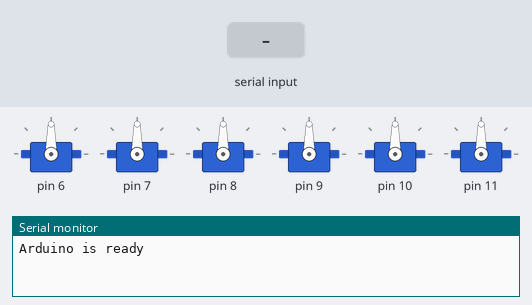
This sketch was run on a simulated Arduino Uno, built with avr-gcc and run on an emulated ATmega328P. On the bench: 6 × servo, the last lines printed to the serial monitor. The test bench sets the inputs (shaded band).

Above: at 1.2 s.
1.3 s: "90,45,200\n" received over Serial
At 2.5 s:
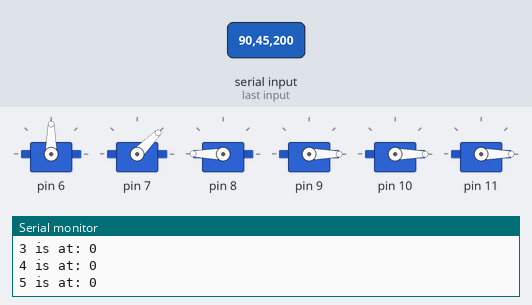
2.8 s: "30,150,10\n" received over Serial
At 3.6 s:
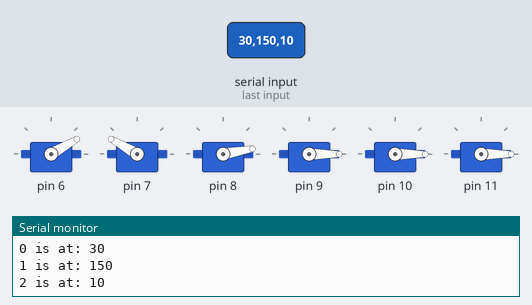
4.3 s: "90,45\n" received over Serial
At 4.6 s:
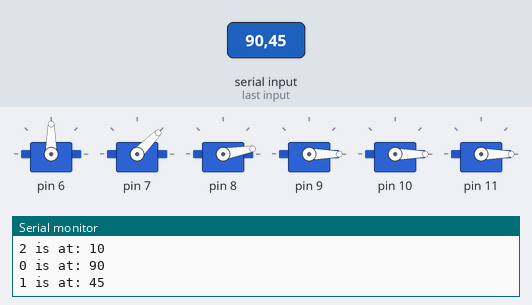
5.8 s: "5\n" received over Serial
At 6.8 s:
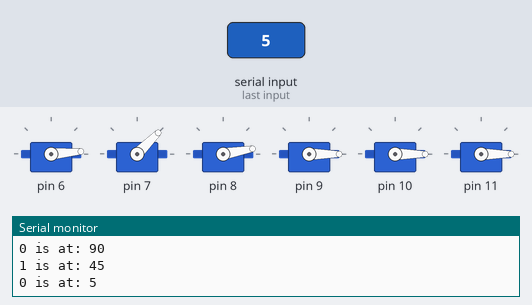
7.3 s: "200\n" received over Serial
At 8.0 s:
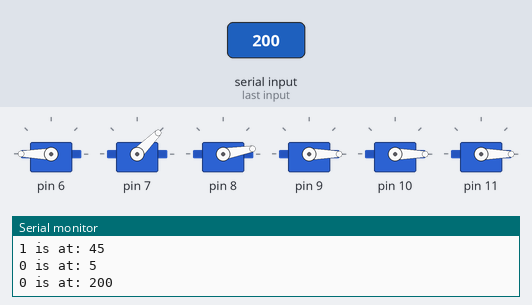
8.8 s: "1,90\n" received over Serial
At 9.2 s:
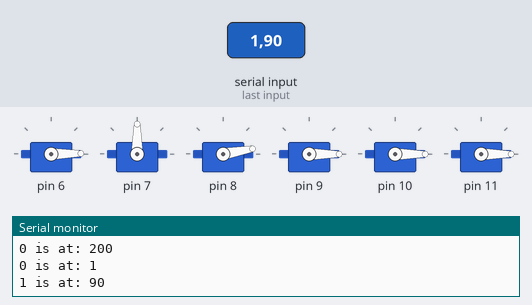
Timing chart, 0 to 11.3 s (numbered marks = the images above; inputs shaded):
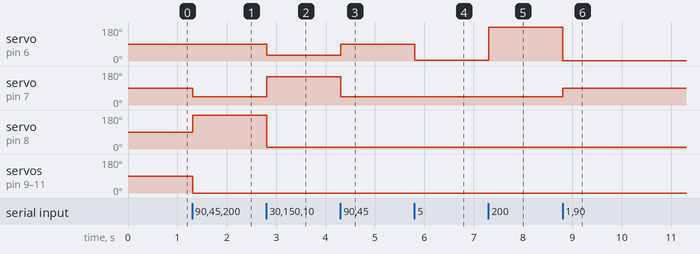

Measured:
- after the input at 1.3 s, servo on pin 7: 90° → 45° at once; servo on pin 8: 90° → 180° at once; servo on pin 9–11: 90° → 0° at once
- after the input at 2.8 s, servo on pin 6: 90° → 30° at once; servo on pin 7: 45° → 150° at once; servo on pin 8: 180° → 10° at once
- after the input at 4.3 s, servo on pin 6: 30° → 90° at once; servo on pin 7: 150° → 45° at once
- after the input at 5.8 s, servo on pin 6: 90° → 5° at once
- after the input at 7.3 s, servo on pin 6: 5° → 180° at once
- after the input at 8.8 s, servo on pin 6: 180° → 1° at once; servo on pin 7: 45° → 90° at once

The sketch:

ParseDelimitedMessage.ino
```cpp
/*
 * Reads the serial feed and parses ints, then writes this in as the servo motor position.
 * Does this for a string of values with "," delimiters.
 * Can be used in conjunction with the Arduino comms script in Unity.
 */

#include <Servo.h>;

//Servo stuff
Servo servos[6];
int data[] = {90,90,90,90,90,90};
int oldData[] = {90,90,90,90,90,90};

//Parsing stuff
String serialMessage = "";
//Max number of characters expected, including delimiters
const int MaxMessageLength = 24;
String results[6];
int intResults[6];

void setup()
{
  Serial.begin(9600);

  //Attatch the 6 servos to pins 6 - 12
  for(int i = 0; i < 6; i++)
  {
      servos[i].attach(i + 6);
  }

  Serial.println("Arduino is ready");
}

void loop()
{
  //If there's new serial data available, assign it as the data var and flush the channel to prevent contamination of serial feeds
  if (Serial.available())
  {
    ParseMessage();
    UpdateArray(data, 6, intResults);
    Serial.flush();
  }

  else
  {/*
    for(int i = 0; i < 6; i++)
    {
          data[i] = 90;
    }*/
  }

  //If we have recieved new data, send it back to the monitor
  for(int i = 0; i < 6; i++)
  {
    if (data[i] != oldData[i])
    {
      oldData[i] = data[i];
      Serial.print(i);
      Serial.print(" is at: ");
      Serial.println(data[i]);
    }
  }

  for(int i = 0; i < 6; i++)
  {
    servos[i].write(data[i]);
  }
}

void UpdateArray(int _array[], int _length, int newArray[])
{
  for(int i = 0; i < _length; i++)
  {
     _array[i] = newArray[i];
  }
}

void ParseMessage()
{
  serialMessage = Serial.readStringUntil('\r\n');

  char messageArray[MaxMessageLength];
  serialMessage.toCharArray(messageArray, sizeof(messageArray));

  char *messagePointer = messageArray;
  char *result;

  int counter = 0;
  while ((result = strtok_r(messagePointer, ",", &messagePointer))!= NULL)
  {
    results[counter] = result;
    counter++;
  }

  for(int i = 0; i < 6; i++)
  {
    intResults[i] = results[i].toInt();
  }
}
```
